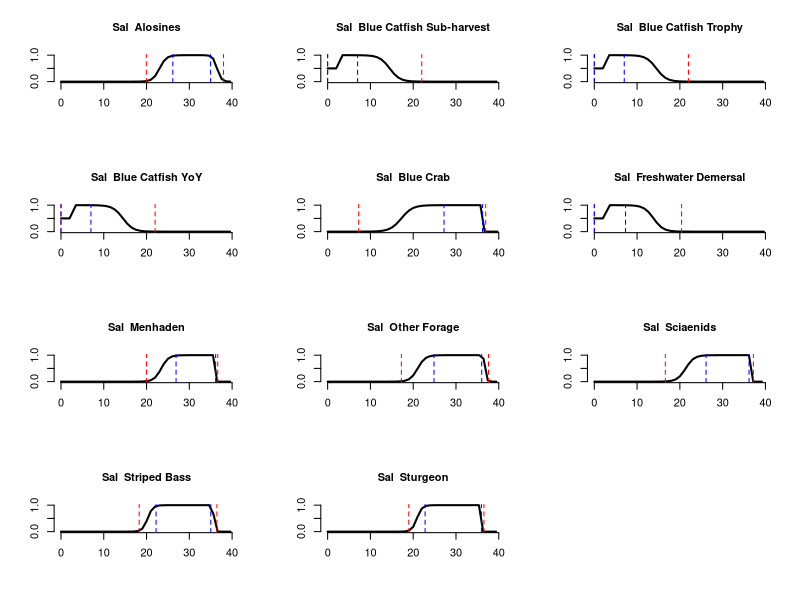

Source code (R):
rm(list=ls()); gc()

## -----------------------------------------------------------------------------
##
## Set-up
rm(list=ls()); gc()
library(dplyr)
library(tidyr)

pref_params <- read.csv("./data-inputs/env-preference-functions/env-pref-parameters.csv")
dir_out <- "./output-for-ecospace/pref-functions"

## Sumarize into Functional groups
fg_pref <- pref_params %>%
  group_by(variable, FG) %>%
  summarise(
    n_species = n(),
    abs_min       = mean(abs_min, na.rm = TRUE),
    pref_min_10   = mean(pref_min_10, na.rm = TRUE),
    pref_max_90   = mean(pref_max_90, na.rm = TRUE),
    abs_max       = mean(abs_max, na.rm = TRUE),
    .groups = "drop"
  ) %>%
  arrange(variable)

## -----------------------------------------------------------------------------
##
## Logistic function

doublelogistic <- function(max = 400, steps = 400, range = 'wide', min_abs, min_prf, max_prf, max_abs){ 
  #j = 42; max = 30; steps = 1200; range = 'nar'; min_abs = fg_pref$SalinityMin[j]; min_prf = fg_pref$SalinityPrefMin[j]; max_prf = fg_pref$SalinityPrefMax[j]; max_abs = fg_pref$SalinityMax[j]
  #j = 39; max = 30; steps = 1200; range = 'wide'; min_abs = fg_pref$DepthMin[j]; min_prf = fg_pref$DepthPrefMin[j]; max_prf = fg_pref$DepthPrefMax[j]; max_abs = fg_pref$DepthMax[j]
  mid_prf <- min_prf + (max_prf - min_prf) / 2 ## Midpoint. Change from increasing to decreasing logistic function
  mid <- ifelse(mid_prf > max, max, mid_prf)
  step_size <-  max / steps
  x1  <- seq(0, mid-step_size, by = step_size)
  x2  <- seq(mid, max, by = step_size)
  r1  <- min_prf - min_abs 
  r2  <- max_abs - max_prf 
  C1  <- min_abs + r1 / 2
  C2  <- max_prf + r2 / 2
  B1  <- ifelse(range == 'wide', 1/sqrt(r1), 1/log10(r1)) ## If range is 'wide', curve shape inversely proportional to range size
  B2  <- ifelse(range == 'wide', 1/sqrt(r2), 1/log10(r2))
  if(B1 < 0) B1 = Inf
  if(B2 < 0) B2 = Inf
  S  = 1; A1 = 0; D1 = 1; A2 = 1
  
  ## Logistic equations
  f1 <- function(x)     1 / (1 + exp(B1*(C1-x)))^S ## Increasing logistic eq.
  f2 <- function(x) 1 - 1 / (1 + exp(B2*(C2-x)))^S ## Decreasing logistic eq.
  ## 1 = value of the horizontal asymptote when x→−∞
  ## 0 = value of the horizontal asymptote when x→+∞
  ## B describes how rapidly the curve makes its transition between the two asymptotes
  ## S describes the asymmetry of the curve. The curve is symmetric when S=1. 
  ## C is a location parameter, which does not have a nice interpretation, 
  ##   unless S=1 when the curve has an inflection point at x=C.
  ##   In the case when S=1, C is the value of x for which f(x) is the midpoint between the two asymptotes
  
  y1 <- f1(x1)
  y2 <- f2(x2)
  out <- data.frame(x = c(x1, x2), y = c(y1, y2))
  out <- out[1:steps, ] 
  return(out)
}

plot_pref_func <- function(p1, p2, p3, p4, fg_num = "", fg_name,
                           max = 400, xmin = 0, scale_xaxis = 'y', range = 'wide', driver = '') {
  pref_func <- doublelogistic(max = max, steps = max, range = range, p1, p2, p3, p4)
  xlim <- ifelse(p4 < max, p4+p4*0.15, max)
  xmax <- ifelse(scale_xaxis == 'y', xlim, max)
  xmin <- ifelse(scale_xaxis == 'y', p1-p1*0.15, 0)
  plot(pref_func$x, pref_func$y, 
       main = paste(driver, fg_num, fg_name),
       type = "l", ylab = "", xlab = "", cex.main = 1, bty = 'n',
       xlim = c(xmin, xmax), ylim = c(0,1), yaxt='n', lwd=2)
  axis(side = 2, at=c(0,0.5,1))
  abline(v = p1,  col = "red", lty = "dashed")
  abline(v = p2,  col = "blue", lty = "dashed")
  abline(v = p3,  col = "blue", lty = "dashed")
  abline(v = p4,  col = "red", lty = "dashed")
}

## -----------------------------------------------------------------------------
##
## Make matrices for Ecospace

## -----------------------------------------------------------------------------
## Salinity 
driver = "Sal"
range = "nar"
max = 40
n_steps = 1200

## Select and filter variable
var_pref <- 
  fg_pref %>% 
  filter(variable == "salinity") %>%
  drop_na() 
var_pref

## Make preference matrix
pref_mat = matrix(nrow = 1203, ncol = nrow(var_pref))
row.names(pref_mat) = c("Name", "Left_limit", "Right_limit", 1:1200)
#colnames(pref_mat) = var_pref$FG

## Loop through functional groupos
for (i in seq_len(nrow(var_pref))){
  #  i = 2
  absmin = var_pref$abs_min[i]
  prfmin = var_pref$pref_min_10[i]
  prfmax = var_pref$pref_max_90[i]
  absmax = var_pref$abs_max[i]
  
  pref_func <- doublelogistic(max = max, steps = n_steps, range = range, 
                              absmin, prfmin, prfmax, absmax)
  
  name = paste0(driver, " - ", var_pref$FG[i])
  print(name)
  outvec = c(name, 0, max, pref_func$y)
  pref_mat[ ,i] = outvec[1:1203]
}

## Write out depth matrix for Ecospace
#write.csv(pref_mat, file.path(dir_out, paste0("pref-funcs_", driver,  ".csv")), row.names = T)


## -----------------------------------------------------------------------------
## Make plots

dir_pdf = "./Ecospace-preference-functions/"
n_rows = 4 ## Number of plots per row on a page
n_cols = 3 ## Number of plots per column on a page
#pg_plts = nwide * nhigh
#n_plots = nrow(fg_pref) * 3
#max_depth = 400
#max_temp = 40
max_sal = 40
w = 8.5
h = 11 

par(mfrow=c(n_rows, n_cols))
for (i in 1:nrow(var_pref)){
  plot_pref_func(var_pref$abs_min[i], var_pref$pref_min_10[i], 
                 var_pref$pref_max_90[i], var_pref$abs_max[i], 
                 fg_name = var_pref$FG[i],
                 max = max_sal, scale_xaxis = 'n', 
                 range = 'nar',
                 driver = "Sal")
}
par(mfrow=c(1, 1))
